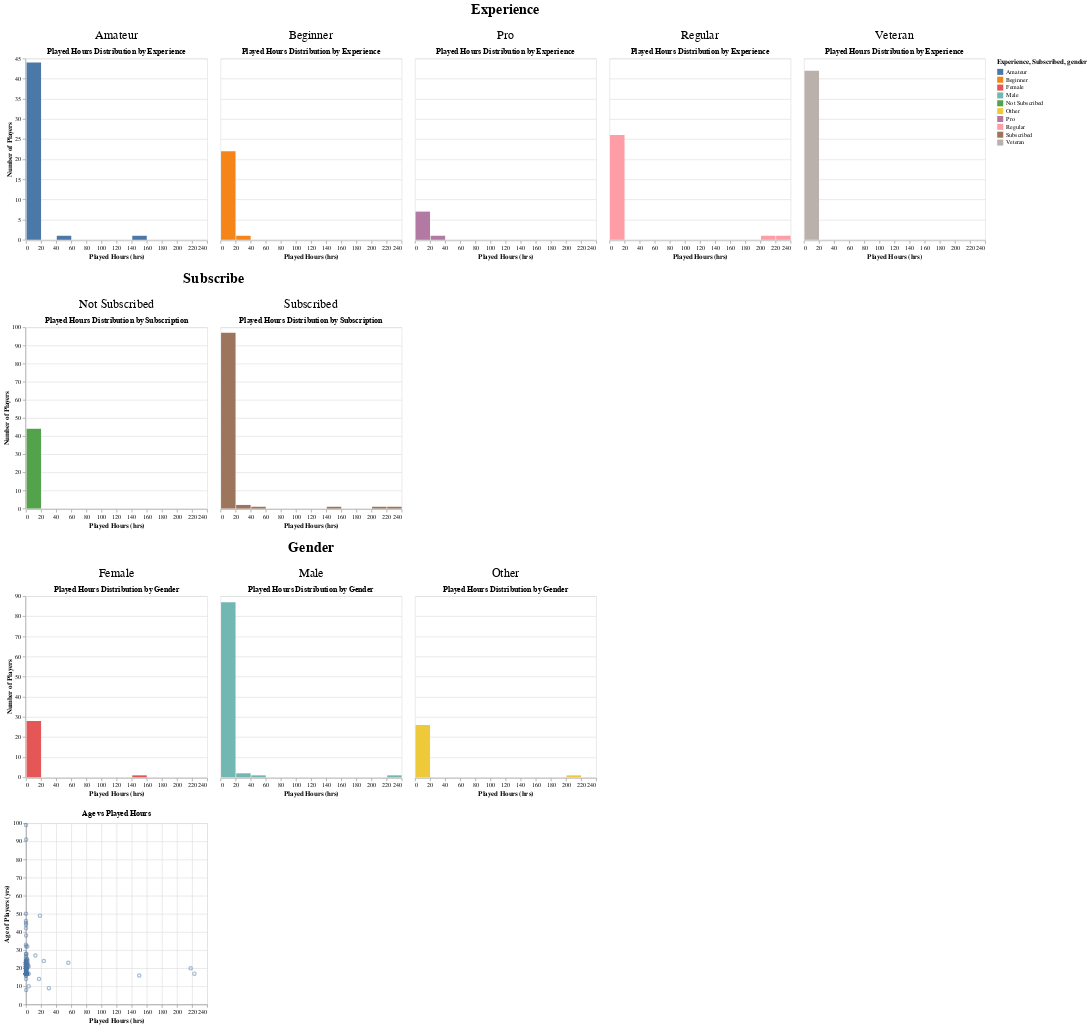

The cell this chart's notebook holds for it:
### Code cell
# Experience facet
chart_exp = (
    alt.Chart(player_training)
    .mark_bar()
    .encode(
        x=alt.X('played_hours:Q', bin=alt.Bin(maxbins=20), title='Played Hours (hrs)'),
        y=alt.Y('count()', title='Number of Players'),
        color=alt.Color('experience:N', title='Experience')
    )
    .properties(title='Played Hours Distribution by Experience')
    .facet(column=alt.Column('experience:N',title='Experience'))
)

# Subscribe facet
chart_sub = (
    alt.Chart(player_training)
    .mark_bar()
    .encode(
        x=alt.X('played_hours:Q', bin=alt.Bin(maxbins=20), title='Played Hours (hrs)'),
        y=alt.Y('count()', title='Number of Players'),
        color=alt.Color('subscribe:N').title("Subscribed")
    )
    .properties(title='Played Hours Distribution by Subscription')
    .facet(column=alt.Column('subscribe:N',title='Subscribe'))
)

# Subscribe facet
chart_gen = (
    alt.Chart(player_training)
    .mark_bar()
    .encode(
        x=alt.X('played_hours:Q', bin=alt.Bin(maxbins=20), title='Played Hours (hrs)'),
        y=alt.Y('count()', title='Number of Players'),
        color=alt.Color('gender:N').title("gender")
    )
    .properties(title='Played Hours Distribution by Gender')
    .facet(column=alt.Column('gender:N',title='Gender'))
)

#Age vs Played-Hours Scatter Plot
chart_age = (
    alt.Chart(player_training)
    .mark_point(opacity=0.5)
    .encode(
        x=alt.X('played_hours:Q', title='Played Hours (hrs)'),
        y=alt.Y('age:Q', title='Age of Players (yrs)')
    )
    .properties(
        title='Age vs Played Hours'
    )
)


(chart_exp & chart_sub & chart_gen & chart_age).configure_header(
    labelFontSize=20,
    titleFontSize=24
)

### Figure 1 — Vega-Lite specification as saved in the notebook (floating-point values rounded to 4 significant figures; data arrays with more than 128 entries replaced by an {"elided": "..."} marker saying what was removed)
{"config": {"view": {"continuousWidth": 300, "continuousHeight": 300}, "header": {"labelFontSize": 20, "titleFontSize": 24}}, "vconcat": [{"facet": {"column": {"field": "experience", "title": "Experience", "type": "nominal"}}, "spec": {"mark": {"type": "bar"}, "encoding": {"color": {"field": "experience", "title": "Experience", "type": "nominal"}, "x": {"bin": {"maxbins": 20}, "field": "played_hours", "title": "Played Hours (hrs)", "type": "quantitative"}, "y": {"aggregate": "count", "title": "Number of Players", "type": "quantitative"}}, "title": "Played Hours Distribution by Experience"}}, {"facet": {"column": {"field": "subscribe", "title": "Subscribe", "type": "nominal"}}, "spec": {"mark": {"type": "bar"}, "encoding": {"color": {"field": "subscribe", "title": "Subscribed", "type": "nominal"}, "x": {"bin": {"maxbins": 20}, "field": "played_hours", "title": "Played Hours (hrs)", "type": "quantitative"}, "y": {"aggregate": "count", "title": "Number of Players", "type": "quantitative"}}, "title": "Played Hours Distribution by Subscription"}}, {"facet": {"column": {"field": "gender", "title": "Gender", "type": "nominal"}}, "spec": {"mark": {"type": "bar"}, "encoding": {"color": {"field": "gender", "title": "gender", "type": "nominal"}, "x": {"bin": {"maxbins": 20}, "field": "played_hours", "title": "Played Hours (hrs)", "type": "quantitative"}, "y": {"aggregate": "count", "title": "Number of Players", "type": "quantitative"}}, "title": "Played Hours Distribution by Gender"}}, {"mark": {"type": "point", "opacity": 0.5}, "encoding": {"x": {"field": "played_hours", "title": "Played Hours (hrs)", "type": "quantitative"}, "y": {"field": "age", "title": "Age of Players (yrs)", "type": "quantitative"}}, "title": "Age vs Played Hours"}], "data": {"name": "data-48f92a76c34b898d99b1651de141db41"}, "$schema": "https://vega.github.io/schema/vega-lite/v5.20.1.json", "datasets": {"data-48f92a76c34b898d99b1651de141db41": {"elided": "147 records"}}}
